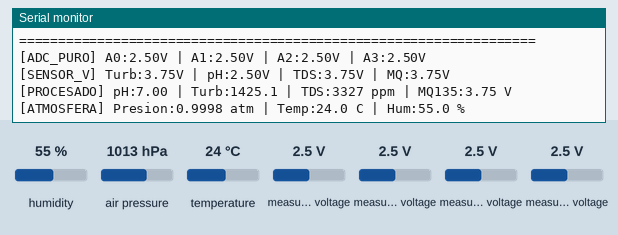
A sketch run on a simulated ESP32. Shown: the last lines printed to the serial monitor. Inputs (shaded band) come from the test bench; at power-on: humidity 55 %, measured voltage 2.5 V, air pressure 1013 hPa, temperature 24 °C. WiFi joins after 1.5 s; servers stay silent unless stated.

Above: at 1.3 s.
1.4 s: humidity set to 22 %
At 2.7 s:
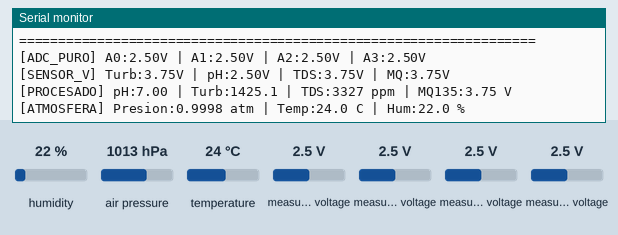
2.9 s: measured voltage (sensor 200) set to 0.1 V
At 3.9 s:
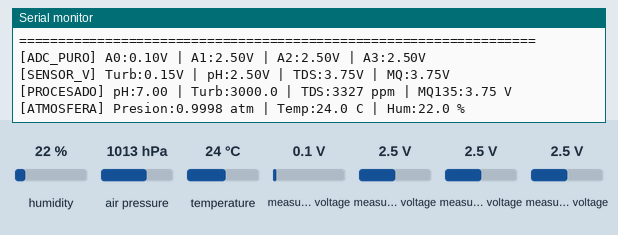
4.4 s: measured voltage (sensor 201) set to 0.1 V
At 5.7 s:
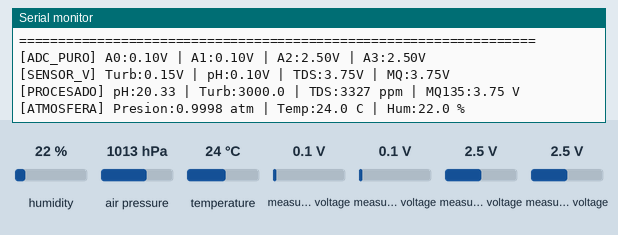
5.9 s: measured voltage (sensor 202) set to 0.1 V
At 7.0 s:
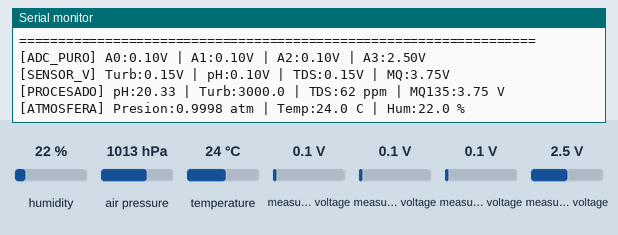
7.4 s: measured voltage (sensor 203) set to 0.1 V
At 8.7 s:
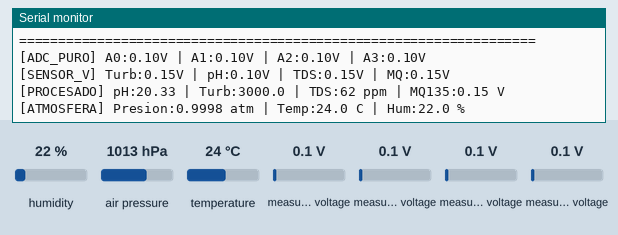
8.9 s: air pressure set to 952 hPa
At 9.6 s:
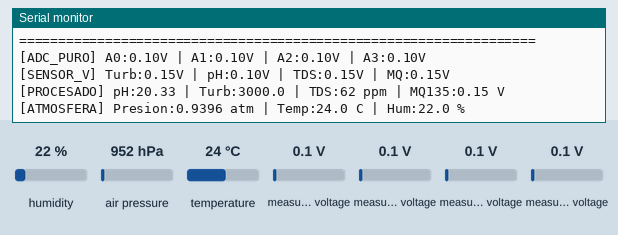

The sketch:

Yakuyura.ino
```cpp
#define BLYNK_TEMPLATE_ID "TMPL2MFgtw7OB"
#define BLYNK_TEMPLATE_NAME "Yakuyura"
#define BLYNK_AUTH_TOKEN "wPPOgT2GeVWP4oJ6vy2Lx7gAwq5AeAku"

#include <WiFi.h>
#include <BlynkSimpleEsp32.h>
#include <Wire.h>
#include <Adafruit_ADS1X15.h>
#include <Adafruit_BME280.h>

// ==========================================
// Ruteo de Hardware (Arquitectura MECRO 3.3V)
// ==========================================
#define SDA_ADS 21
#define SCL_ADS 22
#define SDA_BMP 32
#define SCL_BMP 33

const char* ssid = "esp";
const char* pass = "12345678";

Adafruit_ADS1115 ads;
Adafruit_BME280 bme;
BlynkTimer timer;

// ==========================================
// CONSTANTES DE CALIBRACIÓN INDEPENDIENTE
// ==========================================
float offset_pH = 0.0;

// CONFIGURACIÓN DE DIVISORES DE VOLTAJE POR CANAL
// Si el sensor tiene divisor de 5V a 3.3V, pon 1.5
// Si el sensor NO tiene divisor (va directo), pon 1.0
const float FACTOR_TURBIDEZ = 1.5;
const float FACTOR_PH       = 1.0; // Cambiado a 1.0 asumiendo que no le pusiste divisor y por eso leía tan alto
const float FACTOR_TDS      = 1.5;
const float FACTOR_MQ135    = 1.5;

void procesarYEnviar() {
  // 1. ADQUISICIÓN DE VOLTAJES CRUDOS (DIRECTOS DEL ADC)
  float v_adc[4];
  for(int i = 0; i < 4; i++) {
    v_adc[i] = ads.computeVolts(ads.readADC_SingleEnded(i));
  }

  // 2. RECONSTRUCCIÓN DEL VOLTAJE REAL DEL SENSOR
  float v_turbidez = v_adc[0] * FACTOR_TURBIDEZ;
  float v_pH       = v_adc[1] * FACTOR_PH;
  float v_tds      = v_adc[2] * FACTOR_TDS;
  float v_mq135    = v_adc[3] * FACTOR_MQ135;

  // 3. PROCESAMIENTO DE SEÑALES ANALÓGICAS
  // A0: Turbidez
  float turbidez = 0;
  if (v_turbidez < 2.5) {
    turbidez = 3000;
  } else if (v_turbidez > 4.2) {
    turbidez = 0;
  } else {
    turbidez = -1120.4 * v_turbidez * v_turbidez + 5742.3 * v_turbidez - 4352.9;
    if(turbidez < 0) turbidez = 0;
  }

  // A1: pH
  float pH = 7.0 + ((2.5 - v_pH) / 0.18) + offset_pH;

  // A2: TDS
  float tds = (133.42 * v_tds * v_tds * v_tds - 255.86 * v_tds * v_tds + 857.39 * v_tds) * 0.5;
  if(tds < 0) tds = 0;

  // 4. VARIABLES ATMOSFÉRICAS (BME280)
  float temp = bme.readTemperature();
  float presion_atm = bme.readPressure() / 101325.0F;
  float humedad = bme.readHumidity();

  // 5. TRANSMISIÓN IOT BLYNK
  if (Blynk.connected()) {
    Blynk.virtualWrite(V0, v_mq135);
    Blynk.virtualWrite(V1, presion_atm);
    Blynk.virtualWrite(V2, pH);
    Blynk.virtualWrite(V3, turbidez);
    Blynk.virtualWrite(V4, tds);
    Blynk.virtualWrite(V6, temp);
    Blynk.virtualWrite(V7, humedad);
  }

  // 6. TELEMETRÍA (Modo Ingeniería - Aislamiento de Fallas)
  Serial.println("==================================================================");
  Serial.printf("[ADC_PURO] A0:%.2fV | A1:%.2fV | A2:%.2fV | A3:%.2fV\n", v_adc[0], v_adc[1], v_adc[2], v_adc[3]);
  Serial.printf("[SENSOR_V] Turb:%.2fV | pH:%.2fV | TDS:%.2fV | MQ:%.2fV\n", v_turbidez, v_pH, v_tds, v_mq135);
  Serial.printf("[PROCESADO] pH:%.2f | Turb:%.1f | TDS:%.0f ppm | MQ135:%.2f V\n", pH, turbidez, tds, v_mq135);
  Serial.printf("[ATMOSFERA] Presion:%.4f atm | Temp:%.1f C | Hum:%.1f %%\n", presion_atm, temp, humedad);
}

void setup() {
  Serial.begin(115200);
  delay(100);

  Wire.begin(SDA_ADS, SCL_ADS);
  Wire1.begin(SDA_BMP, SCL_BMP);

  // GAIN_ONE permite leer máximo 4.096V (OJO: No superes los 3.6V físicos si el ADS está a 3.3V)
  ads.setGain(GAIN_ONE);

  if (!ads.begin(0x48, &Wire)) Serial.println("[CRÍTICO] Error ADC.");
  if (!bme.begin(0x76, &Wire1)) Serial.println("[CRÍTICO] Error BME280.");

  WiFi.begin(ssid, pass);
  Blynk.config(BLYNK_AUTH_TOKEN);

  timer.setInterval(1000L, procesarYEnviar);
}

void loop() {
  if (WiFi.status() == WL_CONNECTED) {
    if (!Blynk.connected()) Blynk.connect(5000);
    Blynk.run();
  }
  timer.run();
}
```

Measured:
- after the input at 1.4 s, the serial monitor: prints a new line after 0.76 s (image 1)
- after the input at 2.9 s, the serial monitor: prints a new line after 0.24 s (image 2)
- after the input at 4.4 s, the serial monitor: prints a new line after 0.74 s (image 3)
- after the input at 5.9 s, the serial monitor: prints a new line after 0.24 s (image 4)
- after the input at 7.4 s, the serial monitor: prints a new line after 0.74 s (image 5)
- after the input at 8.9 s, the serial monitor: prints a new line after 0.26 s (image 6)
